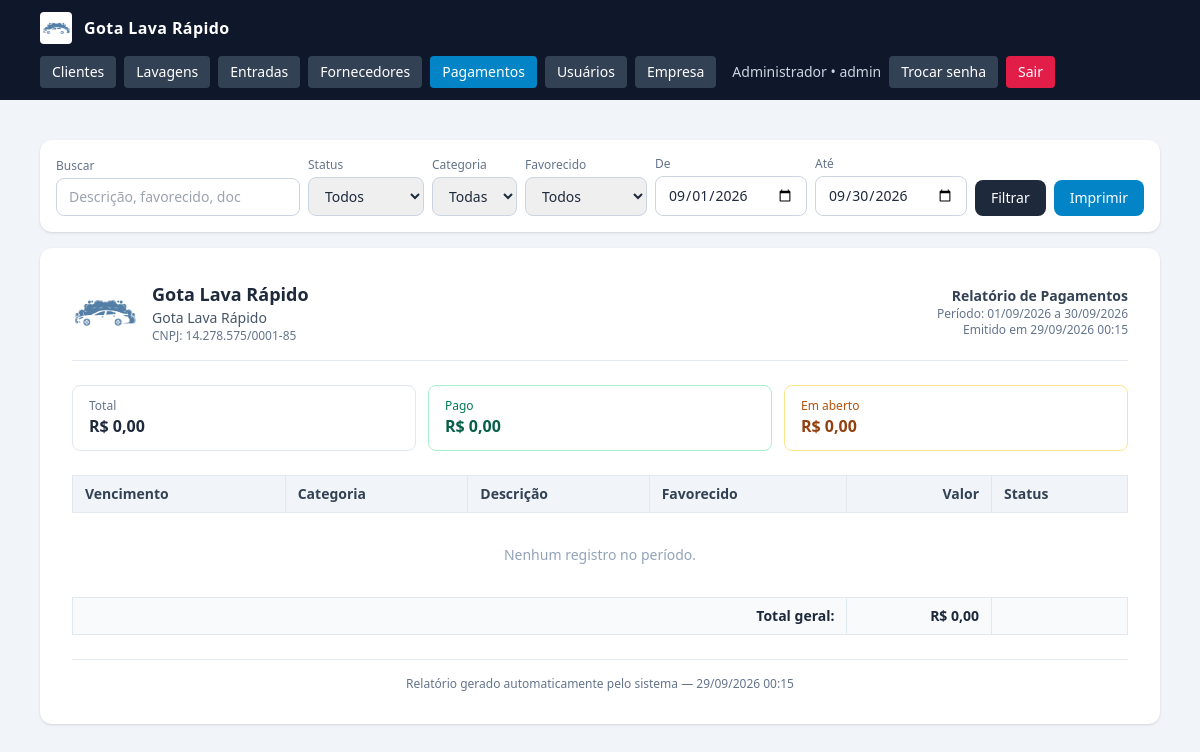
Before: /relatorio_pagamentos.php (signed in) with the older database file.
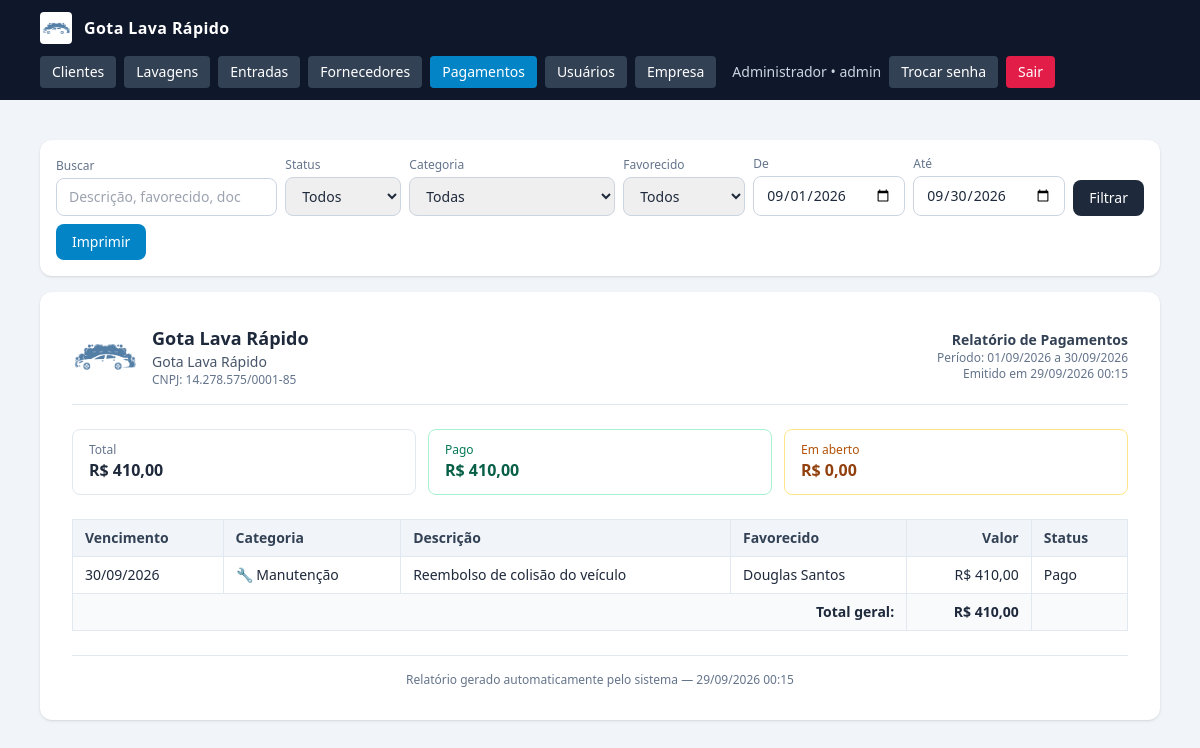
After: the same page with the newer database file.
### tables this page shows
CREATE TABLE pagamentos_despesas (
            id INTEGER PRIMARY KEY AUTOINCREMENT,
            tipo_pessoa TEXT NOT NULL DEFAULT 'avulso',
            pessoa_id INTEGER,
            pessoa_nome TEXT NOT NULL DEFAULT '',
            categoria_id INTEGER NOT NULL,
            descricao TEXT NOT NULL DEFAULT '',
            documento TEXT NOT NULL DEFAULT '',
            valor_centavos INTEGER NOT NULL DEFAULT 0,
            data_vencimento TEXT NOT NULL,
            data_pagamento TEXT NOT NULL DEFAULT '',
            forma_pagamento TEXT NOT NULL DEFAULT '',
            observacoes TEXT NOT NULL DEFAULT '',
            criado_por INTEGER,
            criado_em TEXT NOT NULL DEFAULT (datetime('now','localtime')),
            atualizado_em TEXT NOT NULL DEFAULT (datetime('now','localtime'))
        );

CREATE TABLE categorias_pagamento (
            id INTEGER PRIMARY KEY AUTOINCREMENT,
            nome TEXT NOT NULL UNIQUE,
            cor TEXT NOT NULL DEFAULT '#64748b',
            icone TEXT NOT NULL DEFAULT '📄',
            ativo INTEGER NOT NULL DEFAULT 1,
            ordem INTEGER NOT NULL DEFAULT 0,
            criado_em TEXT NOT NULL DEFAULT (datetime('now','localtime'))
        );

### functions.php (called while the page is built, shortened)
<?php
function e(?string $s): string {
    return htmlspecialchars((string)$s, ENT_QUOTES, 'UTF-8');
}
function centavos_para_moeda(int $c): string {
    return number_format($c / 100, 2, ',', '.');
}
function centavos_para_moeda_brl(int $c): string {
    return 'R$ ' . centavos_para_moeda($c);
}
function ensure_pagamentos(): void {
    static $ok = false;
    if ($ok) return;
    $ok = true;
}
function status_pagamento(array $p): string {
    if (!empty($p['data_pagamento'])) return 'pago';
    $hoje = date('Y-m-d');
    return $p['data_vencimento'] < $hoje ? 'atrasado' : 'pendente';
}
function listar_pagamentos(array $f = []): array {
    $where  = [];
    $params = [];
    if (!empty($f['de'])) {
        $where[] = 'p.data_vencimento >= :de';
        $params[':de'] = $f['de'];
    }
    if (!empty($f['ate'])) {
        $where[] = 'p.data_vencimento <= :ate';
        $params[':ate'] = $f['ate'];
    }
    $sqlWhere = $where ? 'WHERE ' . implode(' AND ', $where) : '';
    $sql = "SELECT p.*, c.nome AS categoria_nome, c.cor AS categoria_cor, c.icone AS categoria_icone
            FROM pagamentos_despesas p
            LEFT JOIN categorias_pagamento c ON c.id = p.categoria_id
            $sqlWhere
            ORDER BY p.data_vencimento ASC, p.id DESC";
    $st = db()->prepare($sql);
    $st->execute($params);
    return $st->fetchAll();
}

### config.php (called while the page is built, shortened)
<?php
function db(): PDO {
    static $pdo = null;
    if ($pdo === null) {
        $pdo = new PDO('sqlite:' . DB_PATH, null, null, [
            PDO::ATTR_ERRMODE            => PDO::ERRMODE_EXCEPTION,
            PDO::ATTR_DEFAULT_FETCH_MODE => PDO::FETCH_ASSOC,
        ]);
        $pdo->exec('PRAGMA foreign_keys = ON');
        $pdo->exec('PRAGMA journal_mode = WAL');
    }
    return $pdo;
}
require_once APP_ROOT . '/functions.php';

### relatorio_pagamentos.php (the view, shortened to what the changed rows need)
<?php
require_once __DIR__ . '/config.php';
$filtros = [
    'status'       => $_GET['status']        ?? '',
    'categoria_id' => (int)($_GET['categoria'] ?? 0),
    'tipo_pessoa'  => $_GET['tipo_pessoa']   ?? '',
    'de'           => $_GET['de']            ?? date('Y-m-01'),
    'ate'          => $_GET['ate']           ?? date('Y-m-t'),
    'q'            => trim((string)($_GET['q'] ?? '')),
];
$pagamentos = listar_pagamentos($filtros);
$totalGeral = 0;
$totalPago  = 0;
foreach ($pagamentos as $p) {
    $totalGeral += (int)$p['valor_centavos'];
    if (!empty($p['data_pagamento'])) $totalPago += (int)$p['valor_centavos'];
}
require __DIR__ . '/header.php';
?>
<div class="relatorio-card bg-white rounded-xl shadow p-6 sm:p-8">
  <div class="grid grid-cols-3 gap-3 mb-6">
    <div class="border border-slate-200 rounded-lg px-4 py-3">
      <div class="text-xs text-slate-500">Total</div>
      <div class="font-bold text-slate-800"><?= e(centavos_para_moeda_brl($totalGeral)) ?></div>
    </div>
    <div class="border border-emerald-200 rounded-lg px-4 py-3">
      <div class="text-xs text-emerald-700">Pago</div>
      <div class="font-bold text-emerald-800"><?= e(centavos_para_moeda_brl($totalPago)) ?></div>
    </div>
  </div>
  <table class="w-full text-sm border-collapse">
    <thead>
      <tr class="bg-slate-100 text-slate-700">
        <th class="text-left px-3 py-2 border border-slate-200">Vencimento</th>
        <th class="text-left px-3 py-2 border border-slate-200">Categoria</th>
        <th class="text-left px-3 py-2 border border-slate-200">Descrição</th>
        <th class="text-left px-3 py-2 border border-slate-200">Favorecido</th>
        <th class="text-right px-3 py-2 border border-slate-200">Valor</th>
        <th class="text-left px-3 py-2 border border-slate-200">Status</th>
      </tr>
    </thead>
    <tbody>
      <?php if (!$pagamentos): ?>
        <tr><td colspan="6" class="text-center py-8 text-slate-400">Nenhum registro no período.</td></tr>
      <?php else: foreach ($pagamentos as $p):
        $st = status_pagamento($p);
        $lbl = $st === 'pago' ? 'Pago' : ($st === 'atrasado' ? 'Atrasado' : 'Pendente');
      ?>
        <tr>
          <td class="px-3 py-2 border border-slate-200 whitespace-nowrap">
            <?= e(date('d/m/Y', strtotime($p['data_vencimento']))) ?>
          </td>
          <td class="px-3 py-2 border border-slate-200">
            <?= e($p['categoria_icone']) ?> <?= e($p['categoria_nome']) ?>
          </td>
          <td class="px-3 py-2 border border-slate-200"><?= e($p['descricao']) ?></td>
          <td class="px-3 py-2 border border-slate-200"><?= e($p['pessoa_nome']) ?></td>
          <td class="px-3 py-2 border border-slate-200 text-right whitespace-nowrap">
            <?= e(centavos_para_moeda_brl((int)$p['valor_centavos'])) ?>
          </td>
          <td class="px-3 py-2 border border-slate-200 whitespace-nowrap"><?= e($lbl) ?></td>
        </tr>
      <?php endforeach; endif; ?>
    </tbody>
    <tfoot>
      <tr class="bg-slate-50 font-semibold">
        <td colspan="4" class="px-3 py-2 border border-slate-200 text-right">Total geral:</td>
        <td class="px-3 py-2 border border-slate-200 text-right"><?= e(centavos_para_moeda_brl($totalGeral)) ?></td>
        <td class="border border-slate-200"></td>
      </tr>
    </tfoot>
  </table>
</div>
<?php require __DIR__ . '/footer.php'; ?>

Changed rows visible on the page:
added pagamentos_despesas: data_vencimento "30/09/2026", categorias_pagamento.icone "🔧", categorias_pagamento.nome "Manutenção", descricao "Reembolso de colisão do veículo", pessoa_nome "Douglas Santos", valor_centavos "R$ 410,00", data_pagamento "Pago"
Other visible differences:
centavos_para_moeda_brl($totalGeral): "R$ 0,00" → "R$ 410,00"
centavos_para_moeda_brl($totalPago): "R$ 0,00" → "R$ 410,00"
text no longer shown: "Nenhum registro no período."
